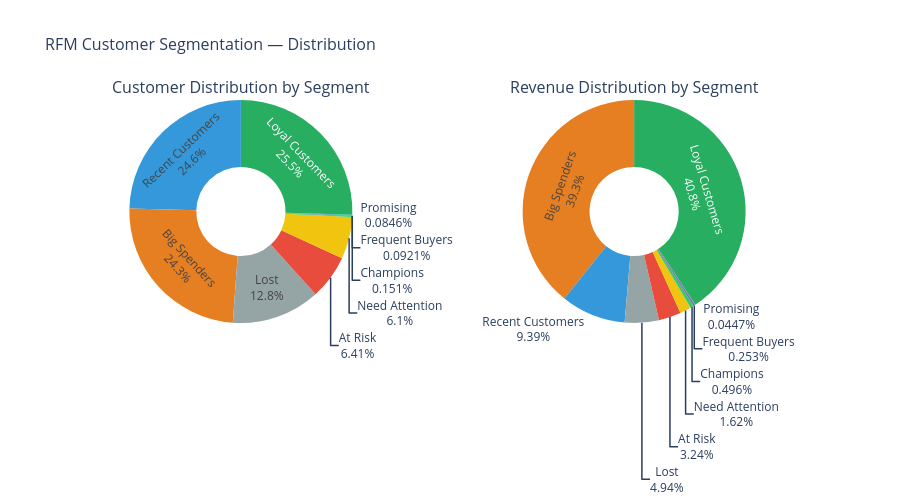

Notebook source saved alongside this figure:
### Markdown cell above
### B.1 RFM Segment Distribution (Plotly)

### Code cell
segment_colors = {
    "Champions": "#2ecc71",
    "Loyal Customers": "#27ae60",
    "Recent Customers": "#3498db",
    "Frequent Buyers": "#9b59b6",
    "Big Spenders": "#e67e22",
    "Promising": "#1abc9c",
    "Need Attention": "#f1c40f",
    "At Risk": "#e74c3c",
    "Lost": "#95a5a6",
}

fig = make_subplots(
    rows=1, cols=2,
    specs=[[{"type": "pie"}, {"type": "pie"}]],
    subplot_titles=("Customer Distribution by Segment", "Revenue Distribution by Segment"),
)

fig.add_trace(
    go.Pie(
        labels=segment_summary.index,
        values=segment_summary["count"],
        marker_colors=[segment_colors.get(s, "#bdc3c7") for s in segment_summary.index],
        textinfo="label+percent",
        hole=0.4,
    ),
    row=1, col=1,
)

fig.add_trace(
    go.Pie(
        labels=segment_summary.index,
        values=segment_summary["total_revenue"],
        marker_colors=[segment_colors.get(s, "#bdc3c7") for s in segment_summary.index],
        textinfo="label+percent",
        hole=0.4,
    ),
    row=1, col=2,
)

fig.update_layout(
    title_text="RFM Customer Segmentation — Distribution",
    title_font_size=16,
    height=500,
    showlegend=False,
)
fig.write_html(OUTPUT_DIR / "rfm_segment_distribution.html")
fig.show()

### Figure 1 — Plotly figure (JSON) as saved in the notebook; plotly's stock layout.template omitted (floating-point values rounded to 4 significant figures)
{"data": [{"domain": {"x": [0, 0.45], "y": [0, 1]}, "hole": 0.4, "labels": ["Loyal Customers", "Big Spenders", "Recent Customers", "Lost", "At Risk", "Need Attention", "Champions", "Frequent Buyers", "Promising"], "marker": {"colors": ["#27ae60", "#e67e22", "#3498db", "#95a5a6", "#e74c3c", "#f1c40f", "#2ecc71", "#9b59b6", "#1abc9c"]}, "textinfo": "label+percent", "type": "pie", "values": [23780, 22676, 22926, 11984, 5986, 5699, 141, 86, 79]}, {"domain": {"x": [0.55, 1], "y": [0, 1]}, "hole": 0.4, "labels": ["Loyal Customers", "Big Spenders", "Recent Customers", "Lost", "At Risk", "Need Attention", "Champions", "Frequent Buyers", "Promising"], "marker": {"colors": ["#27ae60", "#e67e22", "#3498db", "#95a5a6", "#e74c3c", "#f1c40f", "#2ecc71", "#9b59b6", "#1abc9c"]}, "textinfo": "label+percent", "type": "pie", "values": [6286000.0, 6053521, 1448000.0, 762500.0, 500400.0, 249700.0, 76440.0, 39020.0, 6890.0]}], "layout": {"annotations": [{"font": {"size": 16}, "showarrow": false, "text": "Customer Distribution by Segment", "x": 0.225, "xanchor": "center", "xref": "paper", "y": 1, "yanchor": "bottom", "yref": "paper"}, {"font": {"size": 16}, "showarrow": false, "text": "Revenue Distribution by Segment", "x": 0.775, "xanchor": "center", "xref": "paper", "y": 1, "yanchor": "bottom", "yref": "paper"}], "height": 500, "showlegend": false, "title": {"font": {"size": 16}, "text": "RFM Customer Segmentation — Distribution"}}}
